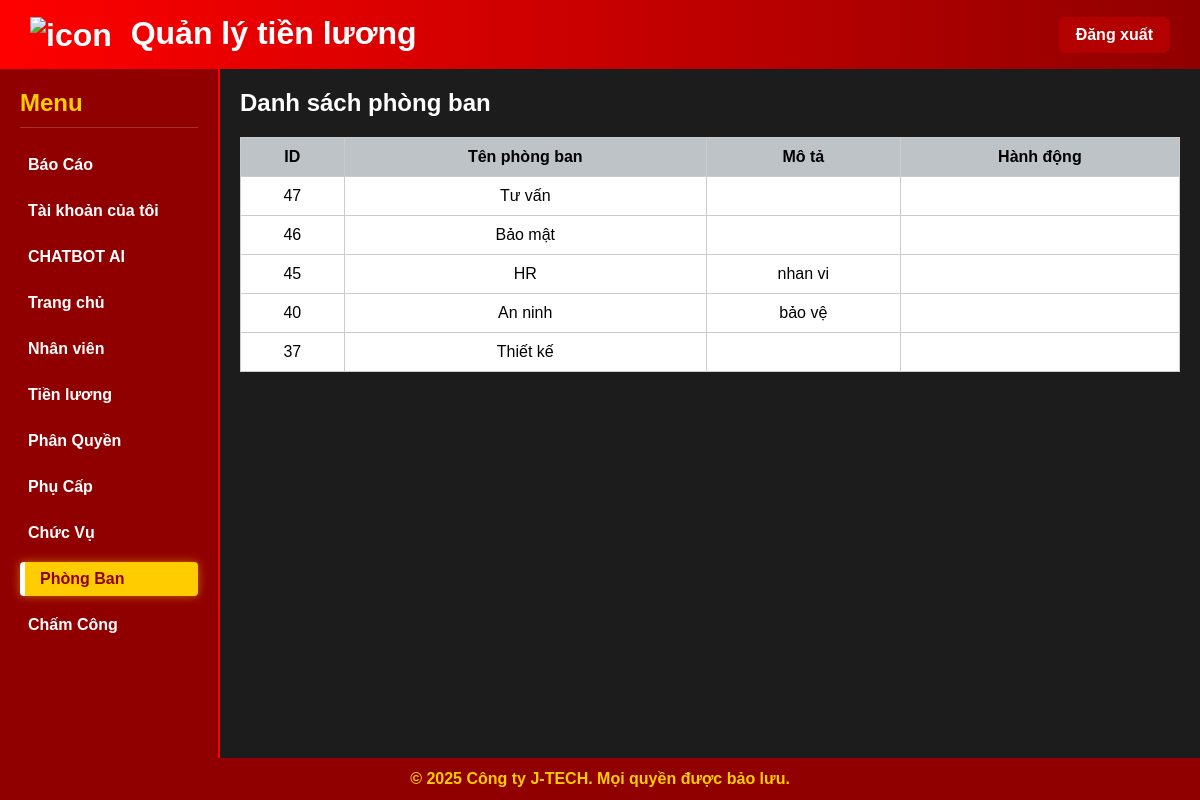
Screenshot of /department.php (signed in) with the database file from the repository.
### tables this page shows
CREATE TABLE IF NOT EXISTS `phong_bans` (
  `id_phongban` bigint unsigned NOT NULL AUTO_INCREMENT,
  `tenphongban` varchar(255) NOT NULL,
  `mota` text,
  `created_at` timestamp NULL DEFAULT NULL,
  `updated_at` timestamp NULL DEFAULT NULL,
  PRIMARY KEY (`id_phongban`)
);

### department.php (the view, shortened to what this page needs)
<?php
require_once 'connect.php';
$result = $conn->query("SELECT * FROM phong_bans ORDER BY id_phongban DESC");
?>
<!DOCTYPE html>
<html lang="vi">
<head>
</head>
<body>
<div class="header">
    <h1>
  <img src="https://cdn-icons-png.freepik.com/512/6475/6475938.png" alt="icon" style="width:30px; vertical-align:middle; margin-right:10px;">
  Quản lý tiền lương
</h1>
    <a href="logout.php" class="logout-btn">Đăng xuất</a>
</div>
<div class="container">
    <div class="sidebar">
        <h2>Menu</h2>
  <a href="report.php">Báo Cáo</a>
      <a href="profile.php">Tài khoản của tôi</a>
      <a href="chatbot.php">CHATBOT AI</a>
      <a href="index.php">Trang chủ</a>
      <a href="employee.php">Nhân viên</a>
      <a href="pay.php">Tiền lương</a>
      <a href="right.php">Phân Quyền</a>
      <a href="subsidy.php">Phụ Cấp</a>
      <a href="role.php">Chức Vụ</a>
      <a href="department.php"class="active">Phòng Ban</a>
      <a href="attendance.php">Chấm Công</a>
    </div>
    <div class="main-content">
        <h2>Danh sách phòng ban</h2>
        <table>
            <thead>
                <tr>
                    <th>ID</th>
                    <th>Tên phòng ban</th>
                    <th>Mô tả</th>
                    <th>Hành động</th>
                </tr>
            </thead>
            <tbody>
            <?php while($row = $result->fetch_assoc()): ?>
                <tr>
                    <td><?= $row['id_phongban'] ?></td>
                    <td><?= $row['tenphongban'] ?></td>
                    <td><?= $row['mota'] ?? '' ?></td>
                    <td>
                    </td>
                </tr>
            <?php endwhile; ?>
            </tbody>
        </table>
    </div>
</div>
<footer>&copy; 2025 Công ty J-TECH. Mọi quyền được bảo lưu.</footer>
</body>
</html>

### department.php (style rules this page uses)
* { margin: 0; padding: 0; box-sizing: border-box; }
body { font-family: 'Arial', sans-serif; display: flex; flex-direction: column; min-height: 100vh; background: #1c1c1c; color: #fff; }
.header { background: linear-gradient(90deg, #ff0000, #900000); color: #fff; padding: 15px 30px; display: flex; justify-content: space-between; align-items: center; box-shadow: 0 4px 8px rgba(0,0,0,0.5); }
.header .logout-btn { background: #b30000; color: #fff; border: 1px solid #b30000; padding: 8px 16px; cursor: pointer; border-radius: 6px; text-decoration: none; font-weight: bold; transition: 0.3s; }
.container { display: flex; flex: 1; }
.sidebar { width: 220px; background: #900000; color: #fff; padding: 20px; border-right: 2px solid #ff0000; }
.sidebar h2 { margin-bottom: 20px; color: #ffcc00; border-bottom: 1px solid rgba(255,255,255,0.2); padding-bottom: 10px; }
.sidebar a { display: block; margin: 12px 0; color: #fff; text-decoration: none; font-weight: bold; padding: 8px; border-radius: 4px; transition: 0.3s; }
.sidebar a.active { background: #ffcc00; color: #900000; padding-left: 15px; border-left: 5px solid #fff; box-shadow: 0 0 10px rgba(255, 204, 0, 0.5); }
.main-content { flex: 1; padding: 20px; background: #1c1c1c; }
footer { background: #900000; color: #ffcc00; text-align: center; padding: 12px 0; font-weight: bold; }
table { width: 100%; border-collapse: collapse; margin-top: 20px; background: #fff; color: #000; }
th, td { border: 1px solid #ccc; padding: 10px; text-align: center; }
th { background: #bdc3c7; color: #000; }

### rows the page displays
phong_bans: id_phongban "47", tenphongban "Tư vấn"
phong_bans: id_phongban "46", tenphongban "Bảo mật"
phong_bans: id_phongban "45", tenphongban "HR", mota "nhan vi"
phong_bans: id_phongban "40", tenphongban "An ninh", mota "bảo vệ"
phong_bans: id_phongban "37", tenphongban "Thiết kế"
